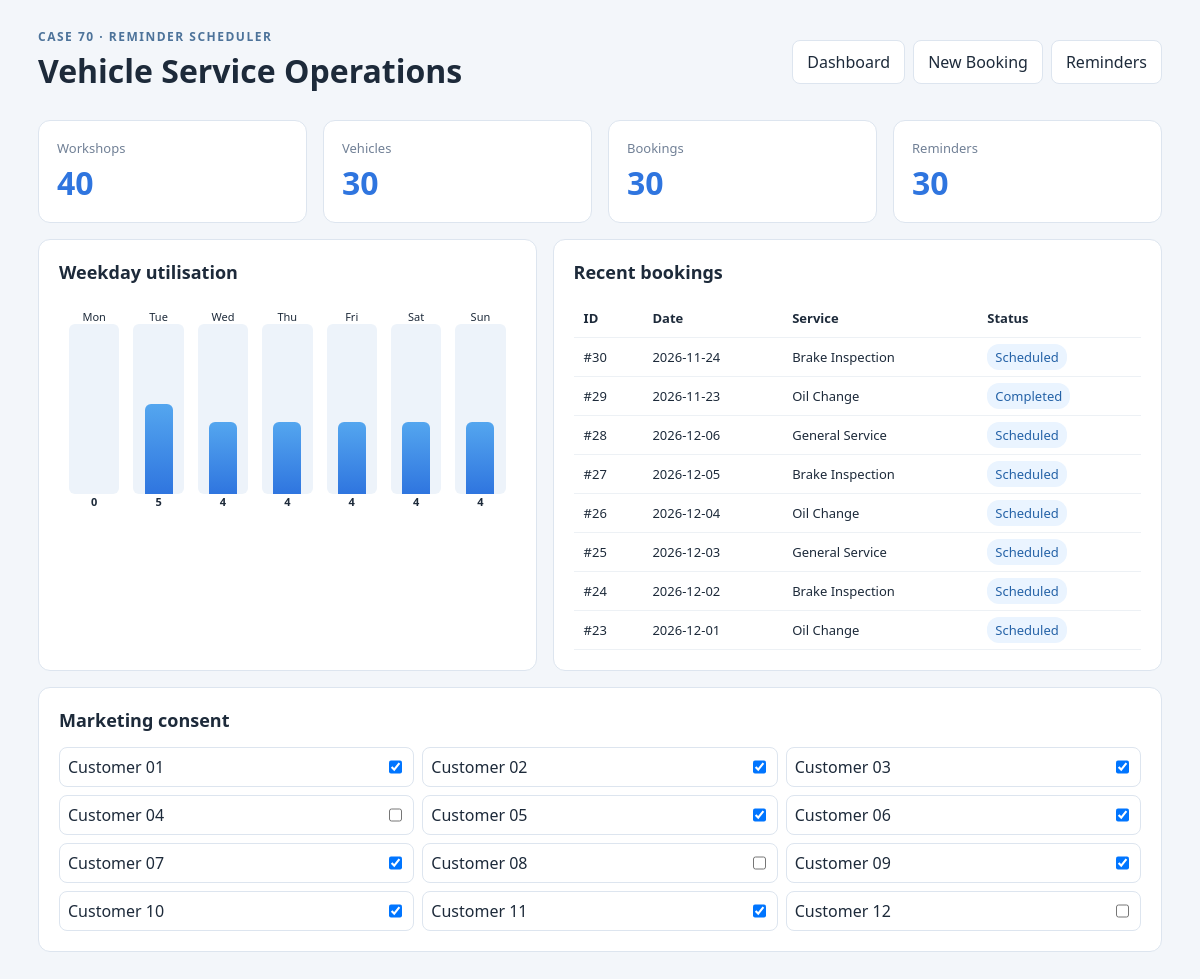
The page / on the database its author committed.
### app.py (models this page shows)
class Booking(db.Model):
    id = db.Column(db.Integer, primary_key=True)
    vehicle_id = db.Column(db.Integer, db.ForeignKey("vehicle.id"), nullable=False)
    workshop_id = db.Column(db.Integer, db.ForeignKey("workshop.id"), nullable=False)
    booking_date = db.Column(db.Date, nullable=False)
    service_type = db.Column(db.String(80), nullable=False)
    status = db.Column(db.String(20), default="Scheduled")

class Customer(db.Model):
    id = db.Column(db.Integer, primary_key=True)
    name = db.Column(db.String(100), nullable=False)
    email = db.Column(db.String(120), nullable=False)
    phone = db.Column(db.String(20), nullable=False)
    marketing_consent = db.Column(db.Boolean, default=False)

### app.py (the view)
@app.route("/")
def dashboard():
    return render_template("dashboard.html",
                           workshops=Workshop.query.count(),
                           vehicles=Vehicle.query.count(),
                           bookings=Booking.query.count(),
                           reminders=Reminder.query.count(),
                           weekday_fill=weekday_utilisation(),
                           recent=Booking.query.order_by(Booking.id.desc()).limit(8).all(),
                           customers=Customer.query.all())

### app.py (called while the page is built)
def weekday_utilisation():
    labels = ["Monday", "Tuesday", "Wednesday", "Thursday", "Friday", "Saturday", "Sunday"]
    counts = {label: 0 for label in labels}
    for booking in Booking.query.filter_by(status="Scheduled").all():
        counts[labels[booking.booking_date.weekday()]] += 1
    return counts

### templates/dashboard.html
<!doctype html>
<html><head><meta charset="utf-8"><title>Vehicle Service Booking</title>
<link rel="stylesheet" href="/static/style.css"></head>
<body><main class="shell">
<header><div><p class="eyebrow">CASE 70 · REMINDER SCHEDULER</p><h1>Vehicle Service Operations</h1></div>
<nav><a href="/">Dashboard</a><a href="/book">New Booking</a><a href="/reminders">Reminders</a></nav></header>
<section class="metrics">
<article><span>Workshops</span><strong>{{ workshops }}</strong></article><article><span>Vehicles</span><strong>{{ vehicles }}</strong></article>
<article><span>Bookings</span><strong>{{ bookings }}</strong></article><article><span>Reminders</span><strong>{{ reminders }}</strong></article>
</section>
<section class="grid"><article class="panel"><h2>Weekday utilisation</h2>
<div class="bars">{% for day,count in weekday_fill.items() %}<div><label>{{ day[:3] }}</label><div class="bar"><i style="height:{{ count*18 }}px"></i></div><b>{{ count }}</b></div>{% endfor %}</div></article>
<article class="panel"><h2>Recent bookings</h2><table><thead><tr><th>ID</th><th>Date</th><th>Service</th><th>Status</th></tr></thead>
<tbody>{% for b in recent %}<tr><td>#{{ b.id }}</td><td>{{ b.booking_date }}</td><td>{{ b.service_type }}</td><td><span class="status">{{ b.status }}</span></td></tr>{% endfor %}</tbody></table></article></section>
<section class="panel"><h2>Marketing consent</h2><div class="consent-grid">{% for c in customers[:12] %}<label><span>{{ c.name }}</span><input type="checkbox" {% if c.marketing_consent %}checked{% endif %} onchange="setConsent({{ c.id }},this.checked)"></label>{% endfor %}</div></section>
</main><script src="/static/app.js"></script></body></html>

### static/style.css (style rules this page uses)
:root { --navy:#13233a;--blue:#2f75df;--cyan:#dff3ff;--ink:#1d2a3a;--muted:#718096;--line:#dde5ef }
* { box-sizing:border-box }
body { margin:0;background:#f3f6fa;font-family:"Segoe UI",Arial;color:var(--ink) }
.shell { max-width:1180px;margin:auto;padding:28px }
header { display:flex;justify-content:space-between;align-items:center;margin-bottom:24px }
h1 { margin:4px 0;font-size:32px }
.eyebrow { margin:0;color:#4d739a;font-size:12px;font-weight:700;letter-spacing:1.5px }
nav { display:flex;gap:8px }
nav a { text-decoration:none;color:var(--ink);background:white;border:1px solid var(--line);border-radius:8px;padding:10px 14px }
.metrics { display:grid;grid-template-columns:repeat(4,1fr);gap:16px;margin-bottom:16px }
.metrics article { background:white;border:1px solid var(--line);border-radius:12px;padding:18px }
.metrics span { display:block;color:var(--muted);font-size:13px }
.metrics strong { display:block;color:var(--blue);font-size:32px;margin-top:4px }
.grid { display:grid;grid-template-columns:.9fr 1.1fr;gap:16px }
.panel { background:white;border:1px solid var(--line);border-radius:12px;padding:20px;margin-bottom:16px }
.panel h2 { margin-top:0;font-size:18px }
.bars { height:220px;display:flex;align-items:flex-end;gap:14px;padding:10px }
.bars>div { flex:1;text-align:center }
.bars label,.bars b { display:block;font-size:11px }
.bar { height:170px;display:flex;align-items:flex-end;justify-content:center;background:#edf3fa;border-radius:6px }
.bar i { width:28px;background:linear-gradient(180deg,#54a6ef,#2f75df);border-radius:6px 6px 0 0 }
table { width:100%;border-collapse:collapse }
th,td { text-align:left;padding:10px;border-bottom:1px solid #edf1f5;font-size:13px }
.status { background:#eaf4ff;color:#2462a7;border-radius:12px;padding:4px 8px }
.consent-grid { display:grid;grid-template-columns:repeat(3,1fr);gap:8px }
.consent-grid label { display:flex;justify-content:space-between;border:1px solid var(--line);padding:8px;border-radius:8px }
select,input { border:1px solid var(--line);border-radius:8px;padding:11px }

### rows shown on the page
Booking: id "30", booking_date "2026-11-24", service_type "Brake Inspection", status "Scheduled"
Booking: id "29", booking_date "2026-11-23", service_type "Oil Change", status "Completed"
Booking: id "28", booking_date "2026-12-06", service_type "General Service", status "Scheduled"
Booking: id "27", booking_date "2026-12-05", service_type "Brake Inspection", status "Scheduled"
Booking: id "26", booking_date "2026-12-04", service_type "Oil Change", status "Scheduled"
Booking: id "25", booking_date "2026-12-03", service_type "General Service", status "Scheduled"
Booking: id "24", booking_date "2026-12-02", service_type "Brake Inspection", status "Scheduled"
Booking: id "23", booking_date "2026-12-01", service_type "Oil Change", status "Scheduled"
Customer: name "Customer 01", marketing_consent "☑"
Customer: name "Customer 02", marketing_consent "☑"
Customer: name "Customer 03", marketing_consent "☑"
Customer: name "Customer 04"
Customer: name "Customer 05", marketing_consent "☑"
Customer: name "Customer 06", marketing_consent "☑"
Customer: name "Customer 07", marketing_consent "☑"
Customer: name "Customer 08"
Customer: name "Customer 09", marketing_consent "☑"
Customer: name "Customer 10", marketing_consent "☑"
Customer: name "Customer 11", marketing_consent "☑"
Customer: name "Customer 12"

### other values the page prints
{{ workshops }} "40"
{{ vehicles }} "30"
{{ bookings }} "30"
{{ reminders }} "30"
{{ day[:3] }} "Mon" "Tue" "Wed" "Thu" "Fri" "Sat" "Sun"
{{ count }} "0" "5" "4" "4" "4" "4" "4"
